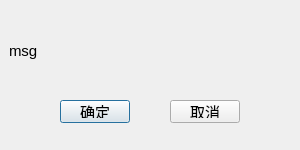
<?xml version="1.0" encoding="UTF-8"?>
<ui version="4.0">
 <class>Dialog</class>
 <widget class="QDialog" name="Dialog">
  <property name="geometry">
   <rect>
    <x>0</x>
    <y>0</y>
    <width>300</width>
    <height>150</height>
   </rect>
  </property>
  <property name="minimumSize">
   <size>
    <width>300</width>
    <height>150</height>
   </size>
  </property>
  <property name="maximumSize">
   <size>
    <width>330</width>
    <height>150</height>
   </size>
  </property>
  <property name="windowTitle">
   <string>操作确认</string>
  </property>
  <widget class="QPushButton" name="btnCancel">
   <property name="geometry">
    <rect>
     <x>170</x>
     <y>100</y>
     <width>70</width>
     <height>23</height>
    </rect>
   </property>
   <property name="font">
    <font>
     <pointsize>11</pointsize>
    </font>
   </property>
   <property name="styleSheet">
    <string notr="true">padding:4px;</string>
   </property>
   <property name="text">
    <string>取消</string>
   </property>
   <property name="autoDefault">
    <bool>true</bool>
   </property>
  </widget>
  <widget class="QPushButton" name="btnOk">
   <property name="geometry">
    <rect>
     <x>60</x>
     <y>100</y>
     <width>70</width>
     <height>23</height>
    </rect>
   </property>
   <property name="font">
    <font>
     <pointsize>11</pointsize>
    </font>
   </property>
   <property name="styleSheet">
    <string notr="true">padding:4px;</string>
   </property>
   <property name="text">
    <string>确定</string>
   </property>
   <property name="autoDefault">
    <bool>false</bool>
   </property>
   <property name="default">
    <bool>true</bool>
   </property>
  </widget>
  <widget class="QLabel" name="labelMsg">
   <property name="geometry">
    <rect>
     <x>9</x>
     <y>20</y>
     <width>281</width>
     <height>61</height>
    </rect>
   </property>
   <property name="font">
    <font>
     <pointsize>11</pointsize>
    </font>
   </property>
   <property name="text">
    <string>msg</string>
   </property>
   <property name="alignment">
    <set>Qt::AlignLeading|Qt::AlignLeft|Qt::AlignVCenter</set>
   </property>
   <property name="wordWrap">
    <bool>true</bool>
   </property>
  </widget>
 </widget>
 <resources/>
 <connections>
  <connection>
   <sender>btnOk</sender>
   <signal>clicked()</signal>
   <receiver>Dialog</receiver>
   <slot>accept()</slot>
   <hints>
    <hint type="sourcelabel">
     <x>106</x>
     <y>125</y>
    </hint>
    <hint type="destinationlabel">
     <x>49</x>
     <y>131</y>
    </hint>
   </hints>
  </connection>
  <connection>
   <sender>btnCancel</sender>
   <signal>clicked()</signal>
   <receiver>Dialog</receiver>
   <slot>reject()</slot>
   <hints>
    <hint type="sourcelabel">
     <x>254</x>
     <y>119</y>
    </hint>
    <hint type="destinationlabel">
     <x>352</x>
     <y>116</y>
    </hint>
   </hints>
  </connection>
 </connections>
</ui>
